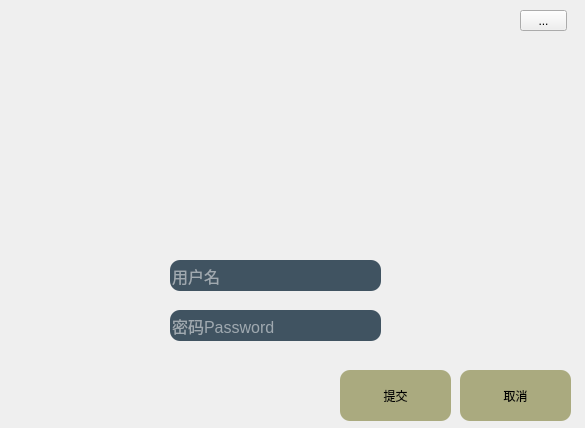
<?xml version="1.0" encoding="UTF-8"?>
<ui version="4.0">
 <class>Register</class>
 <widget class="QDialog" name="Register">
  <property name="geometry">
   <rect>
    <x>0</x>
    <y>0</y>
    <width>585</width>
    <height>428</height>
   </rect>
  </property>
  <property name="windowTitle">
   <string>Widget</string>
  </property>
  <widget class="QFrame" name="frame">
   <property name="geometry">
    <rect>
     <x>-10</x>
     <y>-10</y>
     <width>600</width>
     <height>450</height>
    </rect>
   </property>
   <property name="sizePolicy">
    <sizepolicy hsizetype="Minimum" vsizetype="Preferred">
     <horstretch>0</horstretch>
     <verstretch>0</verstretch>
    </sizepolicy>
   </property>
   <property name="styleSheet">
    <string notr="true">QFrame{
border:sold 10px rgba(0,0,0);
background-image: url(:/img/img/log_background.jpg);
}
QLineEdit{
color:#8d98a1;
background-color:#405361;
font-size:16px;
border-style:outset;
border-radius:10px;
font-style:MingLiU-ExtB;
}
QPushButton{
background:#ced1d8;
border-style:outset;
border-radius:10px;
font-style:MingLiU-ExtB;
}
QPushButton:pressed{
background-color:rgb(224,0,0);
border-style:inset;
font-style:MingLiU-ExtB;
}
QCheckBox{
background:rgba(85,170,255,0);
color:white;
font-style:MingLiU-ExtB;
}
QLabel{
background:rgba(85,170,255,0);
color:white;
font-style:MingLiU-ExtB;
font-size:14px;
}
</string>
   </property>
   <property name="frameShape">
    <enum>QFrame::StyledPanel</enum>
   </property>
   <property name="frameShadow">
    <enum>QFrame::Raised</enum>
   </property>
   <widget class="QLineEdit" name="name">
    <property name="geometry">
     <rect>
      <x>180</x>
      <y>270</y>
      <width>211</width>
      <height>31</height>
     </rect>
    </property>
    <property name="styleSheet">
     <string notr="true">
color: rgb(255, 255, 255);
font-size:16px;
border-style:outset;
border-radius:10px;
font-style:MingLiU-ExtB;</string>
    </property>
    <property name="placeholderText">
     <string>用户名</string>
    </property>
    <property name="clearButtonEnabled">
     <bool>true</bool>
    </property>
   </widget>
   <widget class="QLineEdit" name="password">
    <property name="geometry">
     <rect>
      <x>180</x>
      <y>320</y>
      <width>211</width>
      <height>31</height>
     </rect>
    </property>
    <property name="styleSheet">
     <string notr="true">
color: rgb(255, 255, 255);
font-size:16px;
border-style:outset;
border-radius:10px;
font-style:MingLiU-ExtB;</string>
    </property>
    <property name="frame">
     <bool>true</bool>
    </property>
    <property name="echoMode">
     <enum>QLineEdit::Password</enum>
    </property>
    <property name="dragEnabled">
     <bool>false</bool>
    </property>
    <property name="placeholderText">
     <string>密码Password</string>
    </property>
    <property name="clearButtonEnabled">
     <bool>true</bool>
    </property>
   </widget>
   <widget class="QPushButton" name="cancel">
    <property name="geometry">
     <rect>
      <x>470</x>
      <y>380</y>
      <width>111</width>
      <height>51</height>
     </rect>
    </property>
    <property name="styleSheet">
     <string notr="true">background-color: rgb(170, 170, 127);</string>
    </property>
    <property name="text">
     <string>取消</string>
    </property>
    <property name="iconSize">
     <size>
      <width>24</width>
      <height>24</height>
     </size>
    </property>
   </widget>
   <widget class="QLabel" name="label">
    <property name="geometry">
     <rect>
      <x>210</x>
      <y>50</y>
      <width>191</width>
      <height>191</height>
     </rect>
    </property>
    <property name="text">
     <string/>
    </property>
    <property name="pixmap">
     <pixmap resource="source/img.qrc">:/img/img/log_icon.png</pixmap>
    </property>
    <property name="scaledContents">
     <bool>true</bool>
    </property>
    <property name="alignment">
     <set>Qt::AlignCenter</set>
    </property>
   </widget>
   <widget class="QToolButton" name="mini">
    <property name="geometry">
     <rect>
      <x>530</x>
      <y>20</y>
      <width>47</width>
      <height>21</height>
     </rect>
    </property>
    <property name="text">
     <string>...</string>
    </property>
    <property name="arrowType">
     <enum>Qt::NoArrow</enum>
    </property>
   </widget>
   <widget class="QPushButton" name="handin">
    <property name="geometry">
     <rect>
      <x>350</x>
      <y>380</y>
      <width>111</width>
      <height>51</height>
     </rect>
    </property>
    <property name="styleSheet">
     <string notr="true">background-color: rgb(170, 170, 127);</string>
    </property>
    <property name="text">
     <string>提交</string>
    </property>
    <property name="iconSize">
     <size>
      <width>24</width>
      <height>24</height>
     </size>
    </property>
   </widget>
   <zorder>label</zorder>
   <zorder>name</zorder>
   <zorder>cancel</zorder>
   <zorder>password</zorder>
   <zorder>mini</zorder>
   <zorder>handin</zorder>
  </widget>
 </widget>
 <resources>
  <include location="source/img.qrc"/>
 </resources>
 <connections>
  <connection>
   <sender>mini</sender>
   <signal>clicked()</signal>
   <receiver>Register</receiver>
   <slot>showMinimized()</slot>
   <hints>
    <hint type="sourcelabel">
     <x>503</x>
     <y>20</y>
    </hint>
    <hint type="destinationlabel">
     <x>292</x>
     <y>213</y>
    </hint>
   </hints>
  </connection>
 </connections>
 <slots>
  <slot>on_login_clicked()</slot>
  <slot>on_checkBox_clicked()</slot>
 </slots>
</ui>
